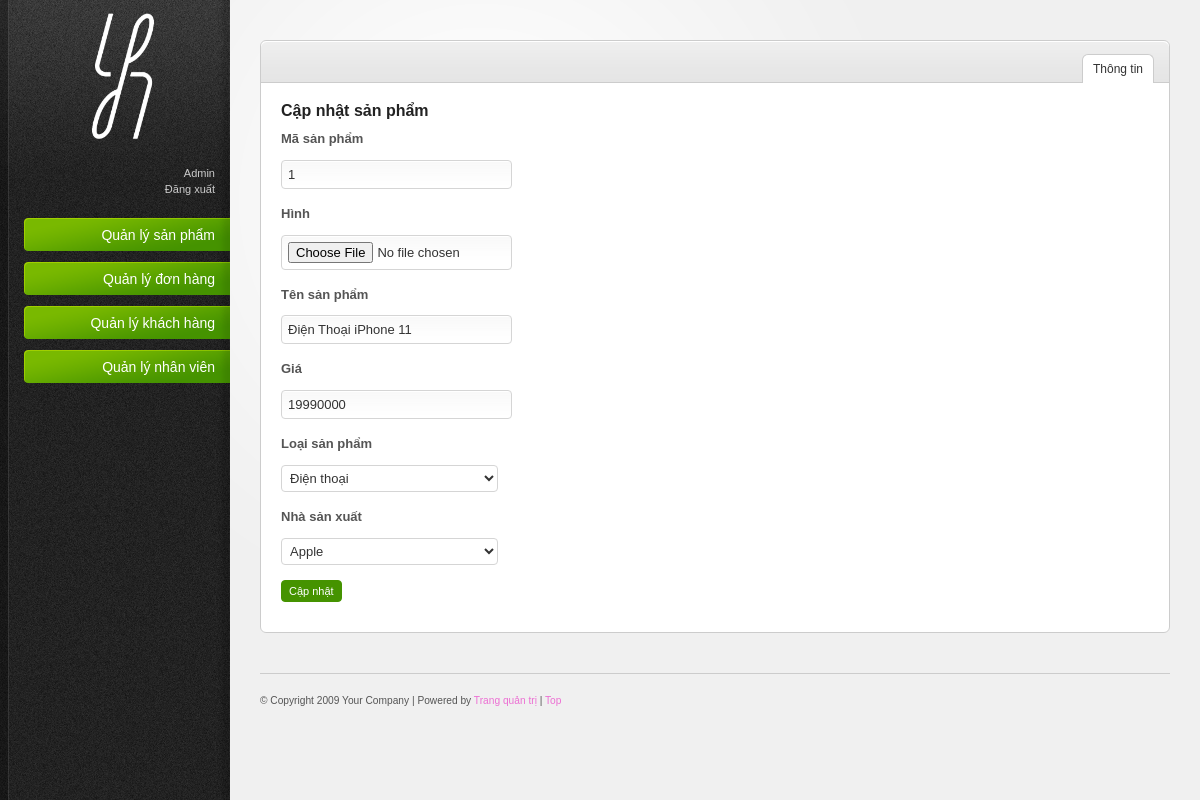
Screenshot of /DoAn/admin/capnhat_sanpham.php?masp=1 (signed in) with the database file from the repository.
### tables this page shows
CREATE TABLE IF NOT EXISTS `sanpham` (
  `masp` int(10) NOT NULL AUTO_INCREMENT,
  `tensp` varchar(250) NOT NULL,
  `gia` int(10) NOT NULL,
  `hinh` varchar(50) DEFAULT NULL,
  `mansx` varchar(5) DEFAULT NULL,
  `maloai` varchar(5) DEFAULT NULL,
  PRIMARY KEY (`masp`),
  KEY `maloai` (`maloai`),
  KEY `mansx` (`mansx`)
);

### DoAn/admin/subpage/f_capnhat_sp.php (the view)
<?php
include ('connect.php');
$masp = $_GET["masp"];
$sql = "select * from sanpham where masp = '".$masp."' ";
$tam = $obj->query($sql);
$data = $tam->fetch();
$maloai = $data["maloai"];
$mansx = $data["mansx"];
?>
<h4>Cập nhật sản phẩm</h4>
<fieldset>
    <form method="post" action="xl_capnhat_sp.php" enctype="multipart/form-data">
        <p>
            <label>Mã sản phẩm</label>
            <input readonly class="text-input small-input" id="small-input" type="text" name="masp" value="<?php echo($data['masp']); ?>">
        </p>
        <p>
            <label>Hình</label>
            <input class="text-input small-input" id="small-input" type="file" name="hinh"><br>
        </p>
        <p>
            <label>Tên sản phẩm</label>
            <input class="text-input small-input" id="small-input" type="text" name="tensp" value="<?php echo($data['tensp']); ?>">
        </p>
        <p>
            <label>Giá</label>
            <input class="text-input small-input" id="small-input" type="text" name="gia" value="<?php echo($data['gia']); ?>">
        </p>
        <p>
            <label>Loại sản phẩm</label>
            <?php
            $lsp = $obj->query("select * from loaisp");
            ?>
            <select name="loaisanpham" class="small-input">
                <?php
                    $data = $lsp->fetchAll();
                    foreach ($data as $key => $value) {
                        if($maloai == $value['maloai']){
                ?>
                <option selected value="<?php echo $value['maloai'] ?>"><?php echo $value['tenloai'] ?></option>
                <?php
					}else{
                ?>
                <option  value="<?php echo $value['maloai'] ?>"><?php echo $value['tenloai'] ?></option>
                <?php
                    }
                }
                ?>
            </select>
        </p>
        <p>
            <label>Nhà sản xuất</label>
            <?php
            $nsx = $obj->query("select * from nhasx");
            ?>
            <select name="nhasanxuat" class="small-input">
                <?php
                    $data = $nsx->fetchAll();
                    foreach ($data as $key => $value) {
                        if($mansx == $value['mansx']){
                ?>
                <option selected value="<?php echo $value['mansx'] ?>"><?php echo $value['tennsx'] ?></option>
                <?php
					}else{
                ?>
                <option value="<?php echo $value['mansx'] ?>"><?php echo $value['tennsx'] ?></option>
                <?php
                    }
                }
                ?>
            </select>
        </p>
        <p>
            <input class="button" type="submit" name="capnhat_sp" value="Cập nhật"/>
        </p>
    </form>
</fieldset>

### DoAn/admin/resources/css/style.css (style rules this page uses)
html { font-size: 100%; height: 100%; margin-bottom: 1px; }
body { font-family: Arial, Helvetica, sans-serif; color: #555; background: #f0f0f0 url('../images/bg-body.gif') top left repeat-y; font-size: 12px; }
h1, h2, h3, h4, h5, h6 { font-family: Helvetica, Arial, sans-serif; color: #222; font-weight: bold; }
h4 { font-size: 16px; padding: 0 0 5px 0; }
p { padding: 5px 0 10px 0; line-height: 1.6em; }
.button { font-family: Verdana, Arial, sans-serif; display: inline-block; background: #459300 url('../images/bg-button-green.gif') top left repeat-x !important; border: 1px solid #459300 !important; padding: 4px 7px 4px 7px !important; color: #fff !important; font-size: 11px !important; cursor: pointer; }
form label { display: block; padding: 0 0 10px; font-weight: bold; text-align: left; }
form input.text-input, form select, form textarea, form .wysiwyg { padding: 6px; font-size: 13px; background: #fff url('../images/bg-form-field.gif') top left repeat-x; border: 1px solid #d5d5d5; color: #333; }
form .small-input { width: 25% !important; }
form select { padding: 4px; background: #fff; }

### DoAn/admin/resources/css/invalid.css (style rules this page uses)
.button, #main-content table tfoot td .bulk-actions select, .pagination a.number, form input.text-input, form textarea, form .wysiwyg, form select, .dp-popup { -moz-border-radius: 4px; -webkit-border-radius: 4px; border-radius: 4px; }

### rows the page displays
sanpham: masp "1", tensp "Điện Thoại iPhone 11", gia "19990000"

### other values shown
$_SESSION['admin'] "Admin"
form field loaisanpham "Điện thoại"
form field nhasanxuat "Apple"
